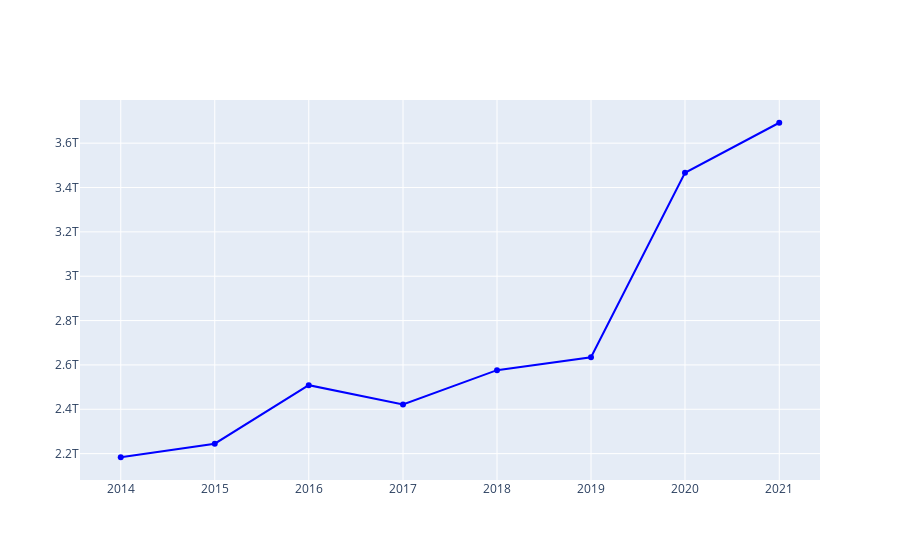

Here is the notebook cell this chart was saved with:
### Code cell
import plotly.graph_objects as go


fig = go.Figure([go.Scatter(x=acumulado_orcamento_anos.index
                            , y=acumulado_orcamento_anos.orcamento_empenhado,marker = {'color' : 'blue'})])
fig.show()

### Figure 1 — Plotly figure (JSON) as saved in the notebook; plotly's stock layout.template omitted (floating-point values rounded to 4 significant figures)
{"data": [{"marker": {"color": "blue"}, "type": "scatter", "x": ["2014-01-01T00:00:00", "2015-01-01T00:00:00", "2016-01-01T00:00:00", "2017-01-01T00:00:00", "2018-01-01T00:00:00", "2019-01-01T00:00:00", "2020-01-01T00:00:00", "2021-01-01T00:00:00"], "y": [2184000000000.0, 2245000000000.0, 2509000000000.0, 2421000000000.0, 2576000000000.0, 2634000000000.0, 3467000000000.0, 3692000000000.0]}], "layout": {}}
